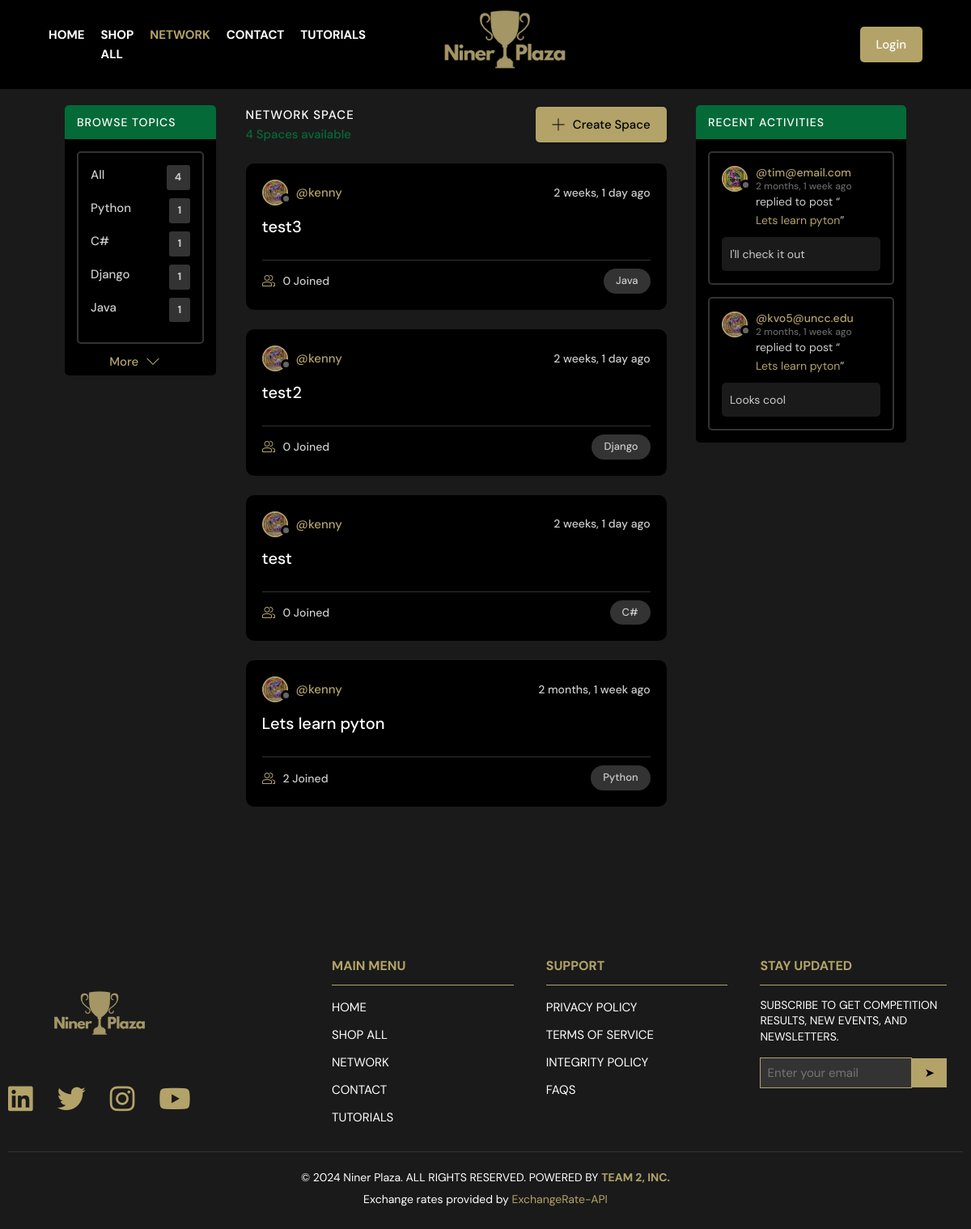
Page /network/ on the committed database.
### base/models.py (models this page shows, shortened)
class Topic(models.Model):
    name = models.CharField(max_length=200)

class Room(models.Model):
    host = models.ForeignKey(User, on_delete=models.SET_NULL, null=True)
    topic = models.ForeignKey(Topic, on_delete=models.SET_NULL, null=True)
    name = models.CharField(max_length=200)
    description = models.TextField(null=True, blank=True)
    participants = models.ManyToManyField(User, related_name='participants', blank=True)
    updated = models.DateTimeField(auto_now=True)
    created = models.DateTimeField(auto_now_add=True)
    class Meta:
        ordering = ['-updated', '-created']
    def __str__(self):
        return self.name

class User(AbstractUser):
    name = models.CharField(max_length=200, null=True)
    email = models.EmailField(unique=True, null=True)
    bio = models.TextField(null=True, blank=True)
    avatar = models.ImageField(null=True, default="avatar.svg")
    headline = models.CharField(max_length=200, null=True, blank=True)
    location = models.CharField(max_length=100, null=True, blank=True)
    website = models.URLField(max_length=200, null=True, blank=True)
    github = models.URLField(max_length=200, null=True, blank=True)
    linkedin = models.URLField(max_length=200, null=True, blank=True)
    resume = models.FileField(upload_to='resumes/', null=True, blank=True)
    resume_updated = models.DateTimeField(null=True, blank=True)
    is_sponsor = models.BooleanField(default=False)  # Added sponsor status
    USERNAME_FIELD = 'email'
    REQUIRED_FIELDS = ['username']

class Message(models.Model):
    user = models.ForeignKey(User, on_delete=models.CASCADE)
    room = models.ForeignKey(Room, on_delete=models.CASCADE)
    body = models.TextField()
    updated = models.DateTimeField(auto_now=True)
    created = models.DateTimeField(auto_now_add=True)
    class Meta:
        ordering = ['-updated', '-created']

### base/views.py (the view)
# urls.py: path('network/', views.home, name="home"),
def home(request):
    q = request.GET.get('q') if request.GET.get('q') != None else ''
    rooms = Room.objects.filter(
        Q(topic__name__icontains=q) |
        Q(name__icontains=q) |
        Q(description__icontains=q)
    )
    topics = Topic.objects.all()[0:5]
    room_count = rooms.count()
    room_messages = Message.objects.filter(Q(room__topic__name__icontains=q))
    context = {'rooms': rooms, 'topics': topics, 'room_count': room_count, 'room_messages': room_messages}
    return render(request, 'base/home.html', context)

### base/templates/base/home.html (shortened to what this page needs)
{% extends 'main.html' %}
{% block content %}
    <main class="layout layout--3">
      <div class="container">
        {% include 'base/topics_component.html' %}
        <div class="roomList">
          <div class="roomList__header">
            <div>
              <h2>Network Space</h2>
              <p>{{room_count}} Spaces available</p>
            </div>
            <a class="btn btn--main" href="{% url 'create-room' %}">
              <svg version="1.1" xmlns="http://www.w3.org/2000/svg" width="32" height="32" viewBox="0 0 32 32">
                <title>add</title>
                <path
                  d="M16.943 0.943h-1.885v14.115h-14.115v1.885h14.115v14.115h1.885v-14.115h14.115v-1.885h-14.115v-14.115z"
                ></path>
              </svg>
              Create Space
            </a>
          </div>
          {% include 'base/feed_component.html' %}
        </div>
         {% include 'base/activity_component.html' %}
      </div>
    </main>
    {% endblock content %}

### base/templates/base/topics_component.html
<div class="topics">
    <div class="topics__header">
      <h2>Browse Topics</h2>
    </div>
    <ul class="topics__list">
      <li>
        <a href="{% url 'home' %}" class="active">All <span>{{topics.count}}</span></a>
      </li>
      {% for topic in topics %}
      <li>
        <a href="{% url 'home' %}?q={{topic.name}}">{{topic.name}} <span>{{topic.room_set.all.count}}</span></a>
      </li>
      {% endfor %}
    </ul>
    <a class="btn btn--link" href="{% url 'topics' %}" style="display: flex; align-items: center; justify-content: flex-end; position: relative; top: -5px; right: 70px;">
      More
      <svg version="1.1" xmlns="http://www.w3.org/2000/svg" width="32" height="32" viewBox="0 0 32 32">
        <title>chevron-down</title>
        <path d="M16 21l-13-13h-3l16 16 16-16h-3l-13 13z"></path>
      </svg>
    </a>
  </div>

### base/templates/base/feed_component.html (shortened to what this page needs)
{% for room in rooms %}
<div class="roomListRoom">
    <div class="roomListRoom__header">
      <a href="{% url 'user-profile' room.host.id %}" class="roomListRoom__author">
        <div class="avatar avatar--small">
          <img src="{{room.host.avatar.url}}" />
        </div>
        <span>@{{room.host.username}}</span>
      </a>
      <div class="roomListRoom__actions">
        <span>{{room.created | timesince}} ago</span>
      </div>
    </div>
    <div class="roomListRoom__content">
      <a href="{% url 'room' room.id %}">{{room.name}}</a>
    </div>
    <div class="roomListRoom__meta">
      <a href="{% url 'room' room.id %}" class="roomListRoom__joined">
        {{room.participants.all.count}} Joined
      </a>
      <p class="roomListRoom__topic">{{room.topic.name}}</p>
    </div>
  </div>
  {% endfor %}

### base/templates/base/activity_component.html (shortened to what this page needs)
<div class="activities">
    <div class="activities__header">
      <h2>Recent Activities</h2>
    </div>
    {% for message in room_messages %}
    <div class="activities__box">
      <div class="activities__boxHeader roomListRoom__header">
        <a href="{% url 'user-profile' message.user.id %}" class="roomListRoom__author">
          <div class="avatar avatar--small">
            <img src="{{message.user.avatar.url}}" />
          </div>
          <p>
            @{{message.user}}
            <span>{{message.created | timesince}} ago</span>
          </p>
        </a>
      </div>
      <div class="activities__boxContent">
        <p>replied to post “<a href="{% url 'room' message.room.id %}">{{message.room}}</a>”</p>
        <div class="activities__boxRoomContent"> {{message.body}}
        </div>
      </div>
    </div>
    {% endfor %}
</div>

### rows in the picture
Topic: name "Python", room_set.all.count "1"
Topic: name "C#", room_set.all.count "1"
Topic: name "Django", room_set.all.count "1"
Topic: name "Java", room_set.all.count "1"
Room: host.avatar (picture), host.username "kenny", created "2 weeks, 1 day", name "test3", participants.all.count "0", topic.name "Java"
Room: host.avatar (picture), host.username "kenny", created "2 weeks, 1 day", name "test2", participants.all.count "0", topic.name "Django"
Room: host.avatar (picture), host.username "kenny", created "2 weeks, 1 day", name "test", participants.all.count "0", topic.name "C#"
Room: host.avatar (picture), host.username "kenny", created "2 months, 1 week", name "Lets learn pyton", participants.all.count "2", topic.name "Python"
Message: user.avatar (picture), user "tim@email.com", created "2 months, 1 week", room "Lets learn pyton", body "I'll check it out"
Message: user.avatar (picture), user "kvo5@uncc.edu", created "2 months, 1 week", room "Lets learn pyton", body "Looks cool"

### other values in the picture
{{ topics.count }} "4"
{{ room_count }} "4"
